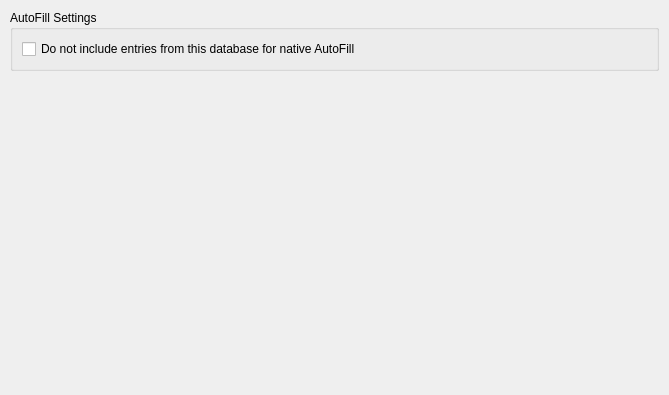
<?xml version="1.0" encoding="UTF-8"?>
<ui version="4.0">
 <class>DatabaseSettingsWidgetAutoFill</class>
 <widget class="QWidget" name="DatabaseSettingsWidgetAutoFill">
  <property name="geometry">
   <rect>
    <x>0</x>
    <y>0</y>
    <width>669</width>
    <height>395</height>
   </rect>
  </property>
  <property name="sizePolicy">
   <sizepolicy hsizetype="MinimumExpanding" vsizetype="Preferred">
    <horstretch>0</horstretch>
    <verstretch>0</verstretch>
   </sizepolicy>
  </property>
  <property name="minimumSize">
   <size>
    <width>450</width>
    <height>0</height>
   </size>
  </property>
  <layout class="QVBoxLayout" name="verticalLayout">
   <property name="spacing">
    <number>20</number>
   </property>
   <property name="leftMargin">
    <number>0</number>
   </property>
   <property name="topMargin">
    <number>0</number>
   </property>
   <property name="rightMargin">
    <number>0</number>
   </property>
   <property name="bottomMargin">
    <number>0</number>
   </property>
   <item>
    <widget class="QWidget" name="tabAutofill">
     <attribute name="title">
      <string>AutoFill</string>
     </attribute>
     <layout class="QVBoxLayout" name="verticalLayout_1">
      <property name="leftMargin">
       <number>10</number>
      </property>
      <property name="topMargin">
       <number>10</number>
      </property>
      <property name="rightMargin">
       <number>10</number>
      </property>
      <property name="bottomMargin">
       <number>10</number>
      </property>
      <item>
       <widget class="QGroupBox" name="groupBoxAutoFill">
        <property name="title">
         <string>AutoFill Settings</string>
        </property>
        <layout class="QVBoxLayout" name="verticalLayout_2">
         <item>
          <widget class="QCheckBox" name="checkBoxDisableAutoFill">
           <property name="text">
            <string>Do not include entries from this database for native AutoFill</string>
           </property>
           <property name="checked">
            <bool>false</bool>
           </property>
          </widget>
         </item>
        </layout>
       </widget>
      </item>
      <item>
       <spacer name="verticalSpacer_7">
        <property name="orientation">
         <enum>Qt::Vertical</enum>
        </property>
        <property name="sizeType">
         <enum>QSizePolicy::Fixed</enum>
        </property>
        <property name="sizeHint" stdset="0">
         <size>
          <width>20</width>
          <height>10</height>
         </size>
        </property>
       </spacer>
      </item>
      <item>
       <spacer name="verticalSpacer_5">
        <property name="orientation">
         <enum>Qt::Vertical</enum>
        </property>
        <property name="sizeHint" stdset="0">
         <size>
          <width>20</width>
          <height>0</height>
         </size>
        </property>
       </spacer>
      </item>
     </layout>
    </widget>
   </item>
  </layout>
 </widget>
 <resources/>
 <connections/>
</ui>
